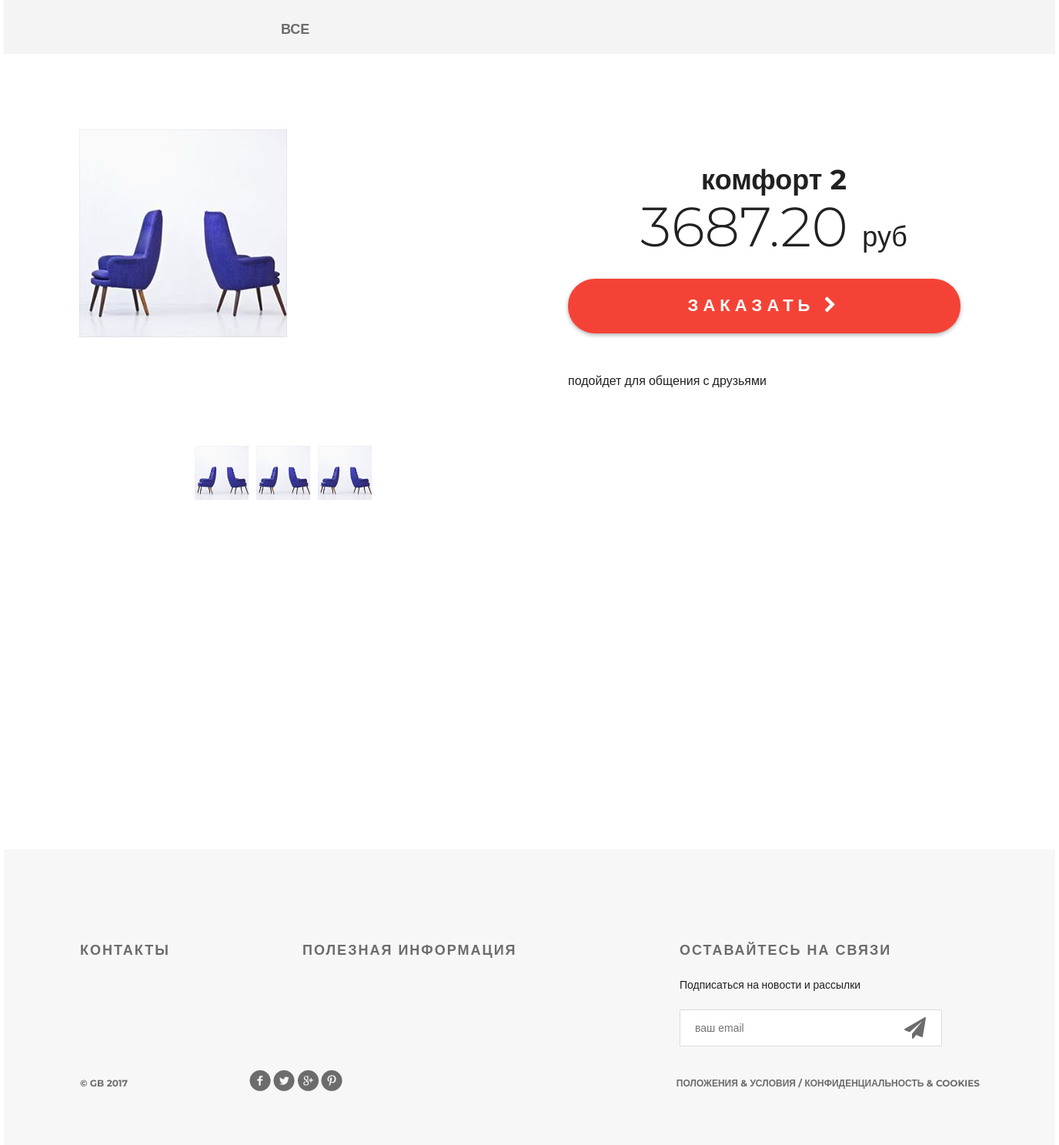
The app's page /products/product/2/ with its own data.
### mainapp/models.py (models this page shows, shortened)
class Product(models.Model):
    category = models.ForeignKey(ProductCategory, on_delete=models.CASCADE)
    name = models.CharField(verbose_name='имя продукта', max_length=128)
    image = models.ImageField(upload_to='product_images', blank=True)
    short_desc = models.CharField(verbose_name='краткое описание продукта', max_length=60, blank=True)
    description = models.TextField(verbose_name='описание продукта', blank=True)
    price = models.DecimalField(verbose_name='цена продукта', max_digits=8, decimal_places=2, default=0)
    quantity = models.PositiveIntegerField(verbose_name='количество на складе', default=0)

### mainapp/views.py (the view)
# urls.py: path('product/<int:pk>/', mainapp.product, name='product'),
def product(request, pk):
    title = 'продукты'
    content = {
        'title': title,
        'links_menu': ProductCategory.objects.all(),
        'product': get_object_or_404(Product, pk=pk),
        'basket': get_basket(request.user),
    }
    return render(request, 'mainapp/product.html', content)

### mainapp/views.py (called while the page is built)
def get_basket(user):
    if user.is_authenticated:
        return Basket.objects.filter(user=user)
    else:
        return []

### mainapp/templates/mainapp/product.html
{% extends 'mainapp/base.html' %}
{% load static %}
{% block content %}
  <div class="details">
    <div class="links clearfix">
      {% include 'mainapp/includes/inc_categories_menu.html' %}
    </div>
    <div class="details-products">
      <div class="details-slider">
        <div class="slider-product">
          <img src="/media/{{ product.image }}"
               alt="{{ product.short_desc }}">
        </div>
        <div class="slider-control">
          <div class="block">
            <a href="#">
              <img src="/media/{{ product.image }}" alt="вариант 1">
            </a>
          </div>
          <div class="block">
            <a href="#">
              <img src="/media/{{ product.image }}" alt="вариант 2">
            </a>
          </div>
          <div class="block">
            <a href="#">
              <img src="/media/{{ product.image }}" alt="вариант 3">
            </a>
          </div>
        </div>
      </div>
      <div class="description">
        <h3 class="big-bold">{{ product.name }}</h3>
        <br>
        <p class="price"> {{ product.price }} <span>руб</span></p>
        <a href="{% url 'basket:add' product.pk %}" class="red-button">
          заказать
          <i class="fa fa-chevron-right" aria-hidden="true"></i>
        </a>
        <div class="description-text">
          {{ product.description }}
        </div>
      </div>
    </div>
  </div>
  <div class="clr"></div>
{% endblock %}

### static/css/style.css (style rules this page uses)
* { margin: 0; padding: 0; }
body { font-family: 'Montserrat', sans-serif; }
html, body { height: 100%; }
.slider-control .block a img { width: 70px; }
.clr { height: 384px; }
.clearfix:after { content: ""; display: block; clear: both; }
.big-bold { color: #212121; font-size: 36px; font-weight: 700; text-align: left; margin-bottom: 24px; line-height: 36px; }
.links { height: 70px; background-color: #f4f4f4; position: relative; padding-left: 360px; }
.details-products { padding-left: 98px; padding-right: 98px; margin-top: 98px; height: 551px; }
.details-slider { width: 570px; float: left; margin-right: 30px; }
.slider-product { width: 570px; height: 400px; }
.slider-control { width: 420px; height: 70px; margin: 11px auto 0px; padding-left: 150px }
.slider-control .block { height: 70px; width: 70px; position: relative; float: left; margin-right: 10px; }
.description { width: 535px; float: right; padding-left: 35px }
.description .big-bold { color: #212121; font-size: 36px; font-weight: 700; text-align: center; margin-top: 47px; margin-bottom: 0px; }
.description .price { color: #212121; font-size: 72px; font-weight: 300; line-height: 48px; text-align: center; }
.description .price span { color: #212121; font-size: 36px; font-weight: 300; line-height: 48px; text-align: center; }
.red-button { display: block; height: 71px; width: 510px; border-radius: 35px; background-color: #f44336; text-align: center; text-transform: uppercase; text-decoration: none; color: #ffffff; font-size: 22px; font-weight: 700; line-height: 24px; box-shadow: 0px 2px 4.85px 0.15px rgba(33, 33, 33, 0.35); line-height: 70px; letter-spacing: 6px; margin-top: 31px; }
.description-text { margin-top: 50px; color: #212121; font-size: 16px; font-weight: 300; line-height: 24px; text-align: left; }

### records on screen
Product: image (picture), name "комфорт 2", price "3687.20", description "подойдет для общения с друзьями"
